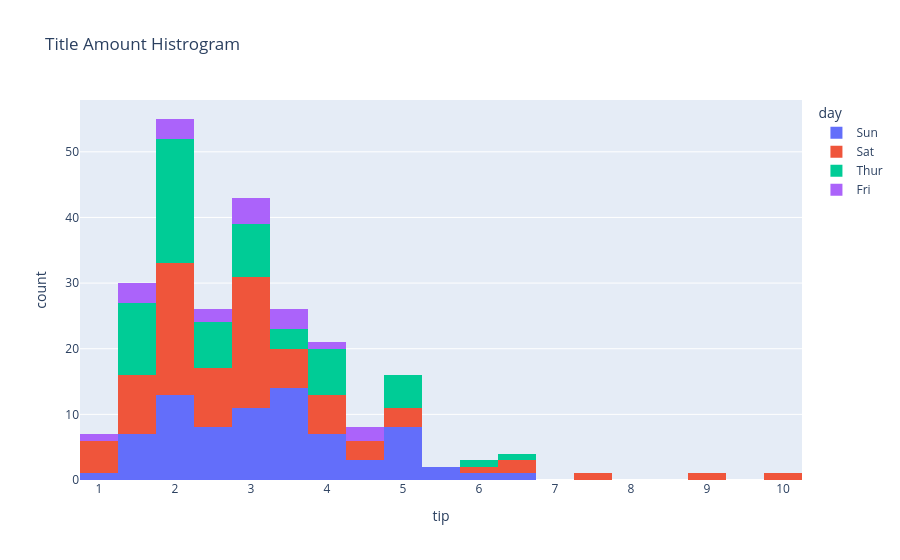

Notebook source saved alongside this figure:
### Code cell
px.histogram(data_frame=tips, x='tip', color='day', title='Title Amount Histrogram')

### Figure 1 — Plotly figure (JSON) as saved in the notebook; plotly's stock layout.template omitted (floating-point values rounded to 4 significant figures)
{"data": [{"alignmentgroup": "True", "bingroup": "x", "hovertemplate": "day=Sun<br>tip=%{x}<br>count=%{y}<extra></extra>", "legendgroup": "Sun", "marker": {"color": "#636efa", "pattern": {"shape": ""}}, "name": "Sun", "offsetgroup": "Sun", "orientation": "v", "showlegend": true, "type": "histogram", "x": [1.01, 1.66, 3.5, 3.31, 3.61, 4.71, 2, 3.12, 1.96, 3.23, 1.71, 5, 1.57, 3, 3.02, 3.92, 1.67, 3.71, 3.5, 2.54, 3.06, 1.32, 5.6, 3, 5, 6, 2.05, 3, 2.5, 2.6, 5.2, 1.56, 4.34, 3.51, 4, 2.55, 4, 3.5, 5.07, 2.5, 2, 2.74, 2, 2, 5.14, 5, 3.75, 2.61, 2, 3.5, 2.5, 2, 2, 3, 3.48, 2.24, 4.5, 5.15, 3.18, 4, 3.11, 2, 2, 4, 3.55, 3.68, 5.65, 3.5, 6.5, 3, 5, 3.5, 2, 3.5, 4, 1.5], "xaxis": "x", "yaxis": "y"}, {"alignmentgroup": "True", "bingroup": "x", "hovertemplate": "day=Sat<br>tip=%{x}<br>count=%{y}<extra></extra>", "legendgroup": "Sat", "marker": {"color": "#EF553B", "pattern": {"shape": ""}}, "name": "Sat", "offsetgroup": "Sat", "orientation": "v", "showlegend": true, "type": "histogram", "x": [3.35, 4.08, 2.75, 2.23, 7.58, 3.18, 2.34, 2, 2, 4.3, 3, 1.45, 2.5, 3, 2.45, 3.27, 3.6, 2, 3.07, 2.31, 5, 2.24, 3, 1.5, 1.76, 6.73, 3.21, 2, 1.98, 3.76, 2.64, 3.15, 2.47, 1, 2.01, 2.09, 1.97, 3, 3.14, 5, 2.2, 1.25, 3.08, 2.5, 3.48, 4.08, 1.64, 4.06, 4.29, 3.76, 4, 3, 1, 1.61, 2, 10, 3.16, 3.41, 3, 2.03, 2.23, 2, 5.16, 9, 2.5, 6.5, 1.1, 3, 1.5, 1.44, 3.09, 3, 2.72, 2.88, 2, 3, 3.39, 1.47, 3, 1.25, 1, 1.17, 4.67, 5.92, 2, 2, 1.75], "xaxis": "x", "yaxis": "y"}, {"alignmentgroup": "True", "bingroup": "x", "hovertemplate": "day=Thur<br>tip=%{x}<br>count=%{y}<extra></extra>", "legendgroup": "Thur", "marker": {"color": "#00cc96", "pattern": {"shape": ""}}, "name": "Thur", "offsetgroup": "Thur", "orientation": "v", "showlegend": true, "type": "histogram", "x": [4, 3, 2.71, 3, 3.4, 1.83, 5, 2.03, 5.17, 2, 4, 5.85, 3, 1.5, 1.8, 2.92, 2.31, 1.68, 2.5, 2, 2.52, 4.2, 1.48, 2, 2, 2.18, 1.5, 2.83, 1.5, 2, 3.25, 1.25, 2, 2, 2, 2.75, 3.5, 6.7, 5, 5, 2.3, 1.5, 1.36, 1.63, 1.73, 2, 4.19, 2.56, 2.02, 4, 1.44, 2, 5, 2, 2, 4, 2.01, 2, 2.5, 4, 3.23, 3], "xaxis": "x", "yaxis": "y"}, {"alignmentgroup": "True", "bingroup": "x", "hovertemplate": "day=Fri<br>tip=%{x}<br>count=%{y}<extra></extra>", "legendgroup": "Fri", "marker": {"color": "#ab63fa", "pattern": {"shape": ""}}, "name": "Fri", "offsetgroup": "Fri", "orientation": "v", "showlegend": true, "type": "histogram", "x": [3, 3.5, 1, 4.3, 3.25, 4.73, 4, 1.5, 3, 1.5, 2.5, 3, 2.2, 3.48, 1.92, 3, 1.58, 2.5, 2], "xaxis": "x", "yaxis": "y"}], "layout": {"autosize": true, "barmode": "relative", "legend": {"title": {"text": "day"}, "tracegroupgap": 0}, "title": {"text": "Title Amount Histrogram"}, "xaxis": {"anchor": "y", "autorange": true, "domain": [0, 1], "range": [0.75, 10.25], "title": {"text": "tip"}, "type": "linear"}, "yaxis": {"anchor": "x", "autorange": true, "domain": [0, 1], "range": [0, 57.89], "title": {"text": "count"}}}}
